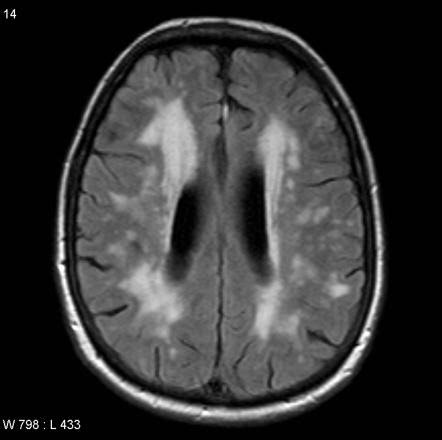
#> input picture MRI_Router/dementia_mri_project/with dementia.jpeg, 442 x 440 px
$ python -i tumor_detector.py   (imports and definitions only)
#> lines starting #> are read from the running program, lines starting #| are printed output that depends on the picture; after the words box and inside, x2 and y2 are one past the last pixel; in counts of white or black regions, pixels touching at a corner belong together
#> further down, picture is the input picture: shape (440, 442, 3); min 0, max 255, mean 53
"""Brain Tumor Detection & Multi-Layer Gradient-Fused Grad-CAM Localization.
Extracts intermediate activations and backpropagated pre-sigmoid gradients from all 5 CNN layers:
  ['conv0', 'bn0', 'activation', 'max_pool0', 'max_pool1']
Applies anatomical parenchyma masking, channel-wise CAM weighting, spatial projection,
hierarchical multi-layer fusion, and lesion intensity modulation.
"""
from pathlib import Path
import cv2
import h5py
import imutils
import numpy as np
import torch
import torch.nn as nn

ROOT = Path(__file__).resolve().parent.parent


# [11 lines left out: function find_tumor_model_path, not called in this run]


class BrainTumorPyTorchModel(nn.Module):
    """PyTorch drop-in matching the Keras BrainDetectionModel architecture."""
    # [30 lines left out: functions __init__, _load_from_h5, not called in this run]

    def forward(self, x):
        logit, prob, _ = self.forward_layers(x)
        return prob

    # [19 lines left out: function forward_layers, not called in this run]


def crop_brain_contour(image):
    """Finds brain contour and returns cropped brain mass plus bounding coordinates."""
    gray = cv2.cvtColor(image, cv2.COLOR_BGR2GRAY)
    gray = cv2.GaussianBlur(gray, (5, 5), 0)
    thresh = cv2.threshold(gray, 45, 255, cv2.THRESH_BINARY)[1]
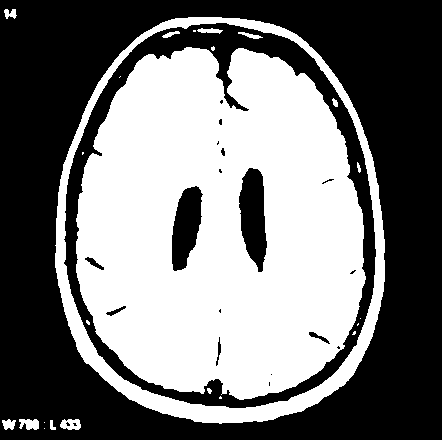
#> thresh: shape (440, 442); 46.6% white; 24 white regions (11 under 20 px), largest, box (x1, y1, x2, y2) and area: (76, 47, 366, 400) 77604, (55, 17, 385, 424) 12157, (60, 419, 81, 430) 171
    thresh = cv2.erode(thresh, None, iterations=2)
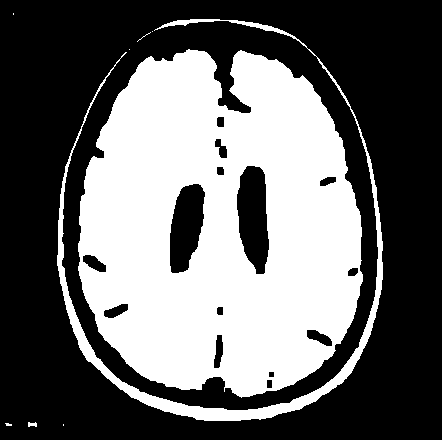
#> thresh: shape (440, 442); 40.5% white; 9 white regions (6 under 20 px), largest, box (x1, y1, x2, y2) and area: (78, 49, 363, 398) 72302, (57, 19, 383, 421) 6374, (28, 422, 37, 427) 34
    thresh = cv2.dilate(thresh, None, iterations=2)
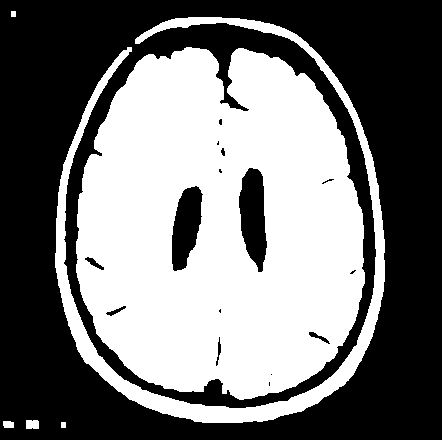
#> thresh: shape (440, 442); 46.2% white; 6 white regions

    cnts = cv2.findContours(thresh.copy(), cv2.RETR_EXTERNAL, cv2.CHAIN_APPROX_SIMPLE)
#> cnts = 6 contours; box (x1, y1, x2, y2) and area: (76, 47, 365, 400) 81128, (55, 17, 385, 423) 11032, (26, 420, 39, 429) 94, (3, 421, 14, 428) 56, (61, 422, 66, 428) 20, (11, 11, 16, 17) 20
    cnts = imutils.grab_contours(cnts)
    if not cnts:
        return image, None

    c = max(cnts, key=cv2.contourArea)
#> c = contour of 543 points, box (x1, y1, x2, y2) (76, 47, 365, 400), area 81128
    extLeft = tuple(c[c[:, :, 0].argmin()][0])
#> extLeft = (76, 241)
    extRight = tuple(c[c[:, :, 0].argmax()][0])
#> extRight = (364, 283)
    extTop = tuple(c[c[:, :, 1].argmin()][0])
#> extTop = (186, 47)
    extBot = tuple(c[c[:, :, 1].argmax()][0])
#> extBot = (239, 399)

    cropped = image[extTop[1]:extBot[1], extLeft[0]:extRight[0]]
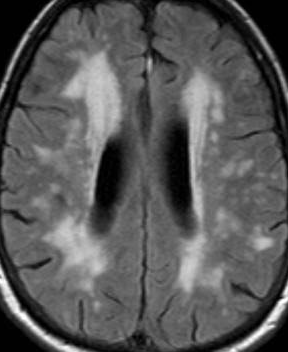
#> cropped: shape (352, 288, 3); min 0, max 255, mean 88.8
    if cropped.size == 0:
        return image, None
    box = (int(extLeft[0]), int(extTop[1]), int(extRight[0]), int(extBot[1]))
#> box = (76, 47, 364, 399)
    return cropped, box


# [83 lines left out: function compute_multilayer_gradcam, not called in this run]


class BrainTumorClassifier:
    """Wrapper managing the Brain Tumor CNN model and Multi-Layer Grad-CAM."""
    _instance = None

    # [132 lines left out: functions __init__, get_instance, predict, not called in this run]

>>> import cv2
>>> picture = cv2.imread('../with dementia.jpeg')
>>> result = crop_brain_contour(picture)
